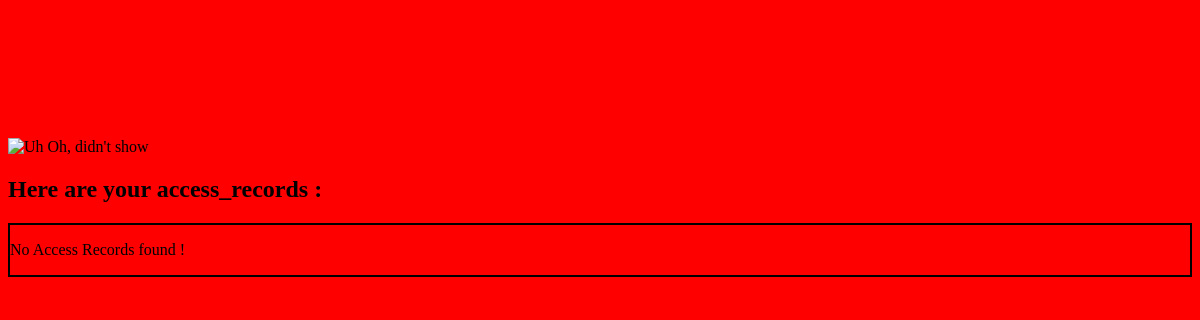
Before: / with the older database file.
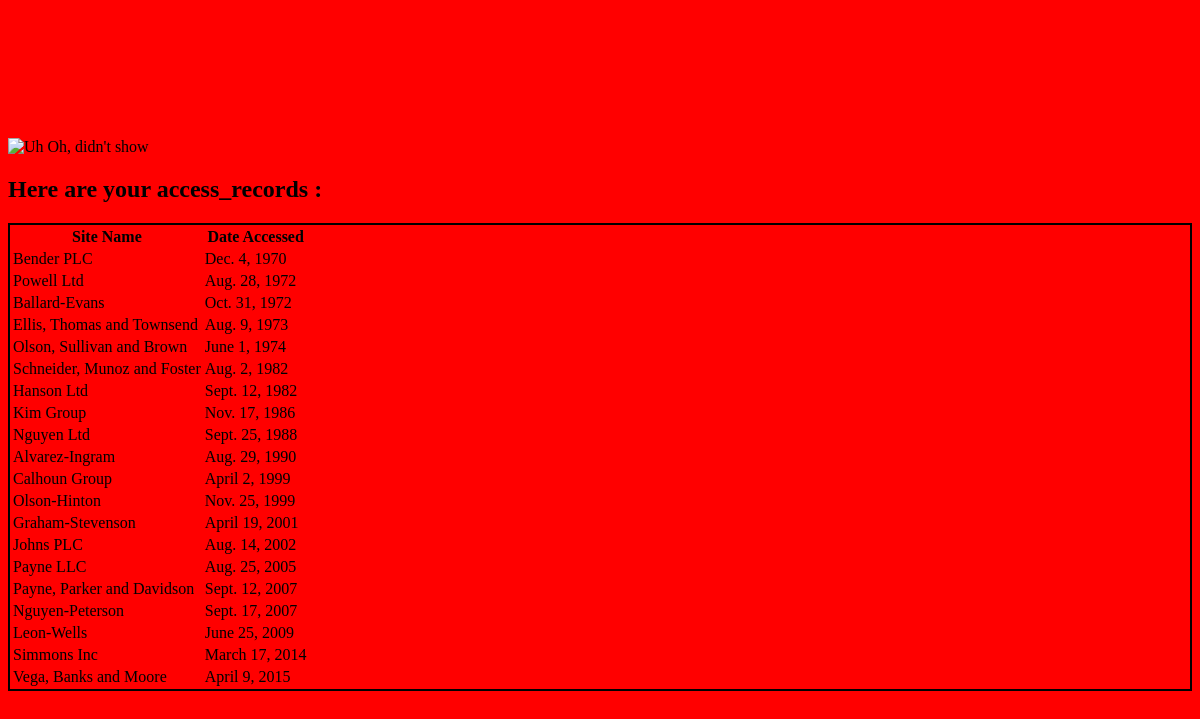
After: the same page with the newer database file.
### first_app/models.py (models this page shows, shortened)
class AccessRecord(models.Model):
    name = models.ForeignKey(Webpage)
    date = models.DateField()

class Webpage(models.Model):
    topic = models.ForeignKey(Topic)
    name = models.CharField(max_length=264,unique=True)
    url = models.URLField(unique=True)
    def __str__(self):
        return self.name

### first_app/views.py (the view)
# urls.py: url(r'^$',views.index,name='index'),
def index(request):
    webpages_list = AccessRecord.objects.order_by('date') # order_by is a sequel command that simply sorts by whatever, in this case database
    date_dict = {'access_records':webpages_list} #template tag
    my_dict = {'insert_me':"Hello I am from first_app/index.html ! "}
    return render(request,'first_app/index.html',context=date_dict)

### templates/first_app/index.html (shortened to what this page needs)
<!DOCTYPE html>
{% load staticfiles %}
<html>
  <head>
    <link rel="stylesheet" href= "{% static "first_app_css/mystyle.css" %}" >
  </head>
  <body>
    <h1> Monica bang me </h1>
    <h1> This is my desktop background picture </h1>
    <img src="{% static "first_app_images/desktop_background.jpg" %}" alt="Uh Oh, didn't show">
    <h2> Here are your access_records : </h2>
    <div class="djangotwo">
      {% if access_records %}
      <table>
        <thead>
          <th>Site Name</th>
          <th>Date Accessed</th>
        </thead>
        {% for acc in access_records %}
        <tr>
          <td>{{ acc.name }}</td>
          <td> {{ acc.date }}</td>
        </tr>
        {% endfor %}
      </table>
      {% else %}
      <p>No Access Records found !</p>
      {% endif %}
    </div>
  </body>
</html>

### static/first_app_css/mystyle.css (style rules this page uses)
h1 { color: red; }
body { background-color: red; }
.djangotwo { border: 2px solid black; }

Changed rows visible on the page:
added AccessRecord: name "Bender PLC", date "Dec. 4, 1970"
added AccessRecord: name "Powell Ltd", date "Aug. 28, 1972"
added AccessRecord: name "Ballard-Evans", date "Oct. 31, 1972"
added AccessRecord: name "Ellis, Thomas and Townsend", date "Aug. 9, 1973"
added AccessRecord: name "Olson, Sullivan and Brown", date "June 1, 1974"
added AccessRecord: name "Schneider, Munoz and Foster", date "Aug. 2, 1982"
added AccessRecord: name "Hanson Ltd", date "Sept. 12, 1982"
added AccessRecord: name "Kim Group", date "Nov. 17, 1986"
added AccessRecord: name "Nguyen Ltd", date "Sept. 25, 1988"
added AccessRecord: name "Alvarez-Ingram", date "Aug. 29, 1990"
added AccessRecord: name "Calhoun Group", date "April 2, 1999"
added AccessRecord: name "Olson-Hinton", date "Nov. 25, 1999"
added AccessRecord: name "Graham-Stevenson", date "April 19, 2001"
added AccessRecord: name "Johns PLC", date "Aug. 14, 2002"
added AccessRecord: name "Payne LLC", date "Aug. 25, 2005"
added AccessRecord: name "Payne, Parker and Davidson", date "Sept. 12, 2007"
added AccessRecord: name "Nguyen-Peterson", date "Sept. 17, 2007"
added AccessRecord: name "Leon-Wells", date "June 25, 2009"
added AccessRecord: name "Simmons Inc", date "March 17, 2014"
added AccessRecord: name "Vega, Banks and Moore", date "April 9, 2015"
Other visible differences:
text no longer shown: "No Access Records found !"
text now shown: "Site Name Date Accessed"
